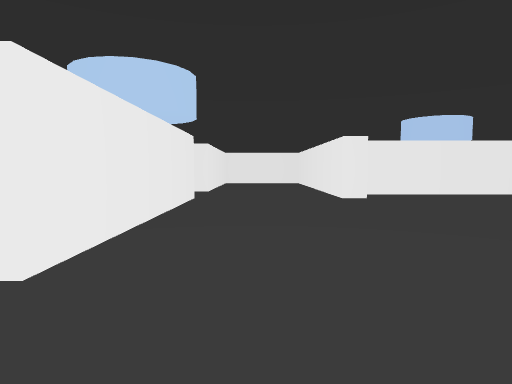
View 1 (above)

24 first-person views from a walk through a 3-D level made in the Unity game engine. The camera is 1.2 m above the floor, tilts 4° down and sees 75° across. The floor is counted in squares, 2 m on a side. Each view is taken from the middle of a square. On the plan, view 1 faces up. The plan holds only what a view shows up to about 10 squares ahead; the rest is blank.

View 2
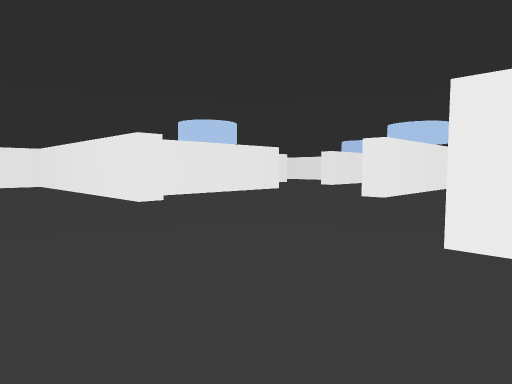

View 3
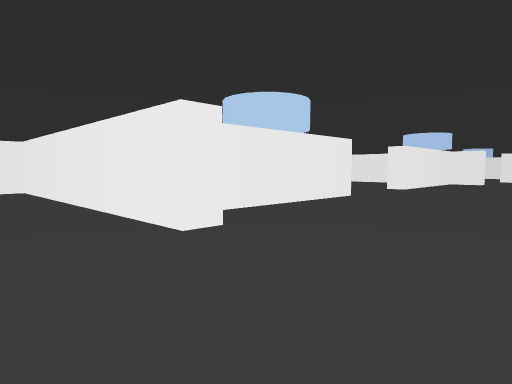

View 4
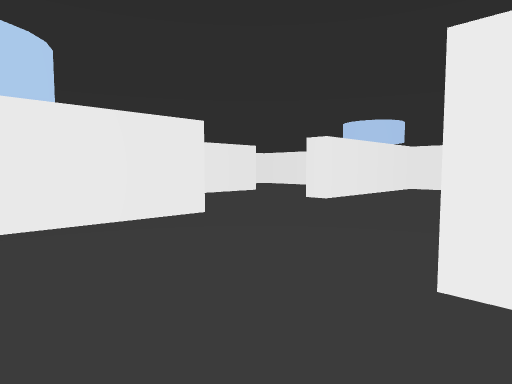

View 5
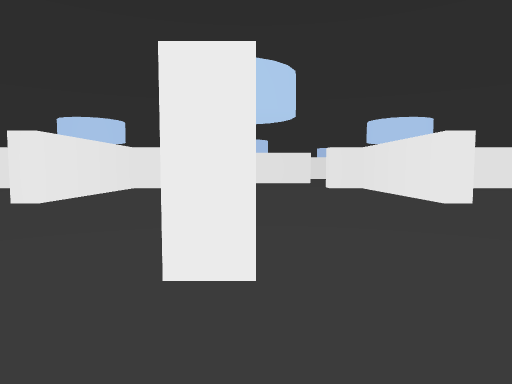

View 6
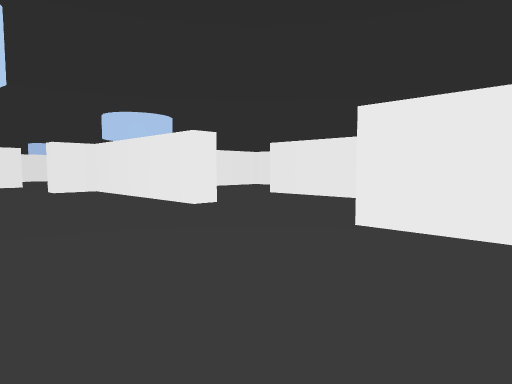

View 7
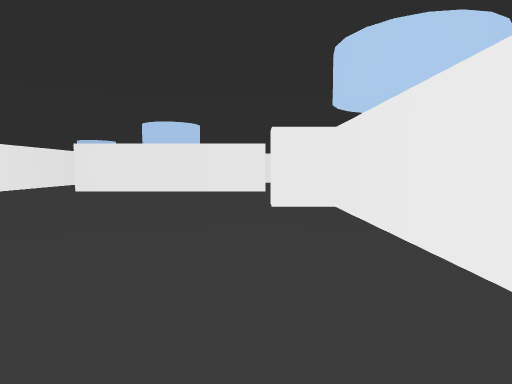

View 8
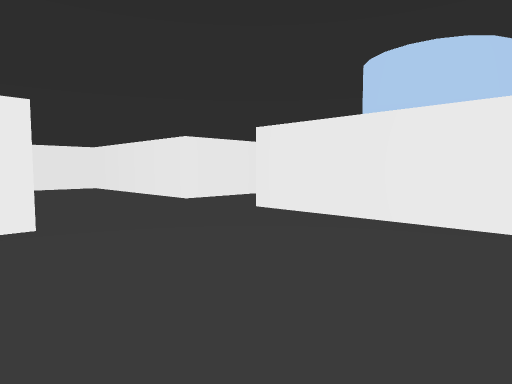

View 9
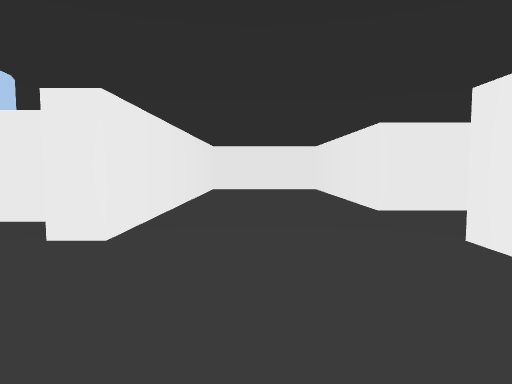

View 10
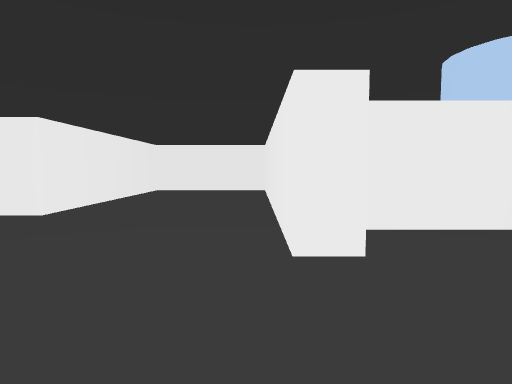

View 11
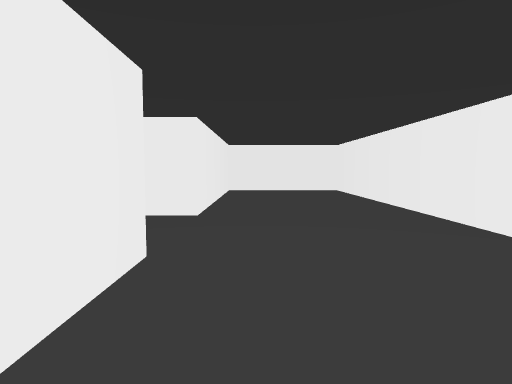

View 12
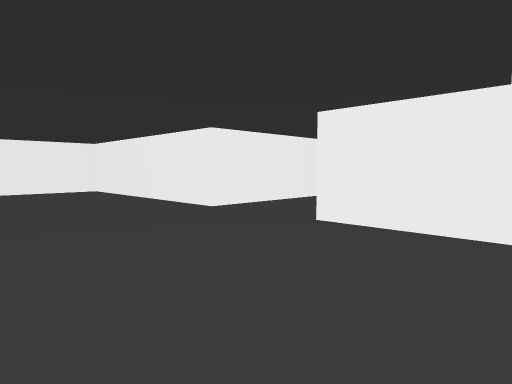

View 13
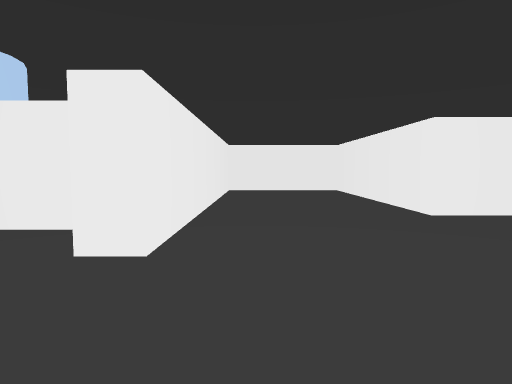

View 14
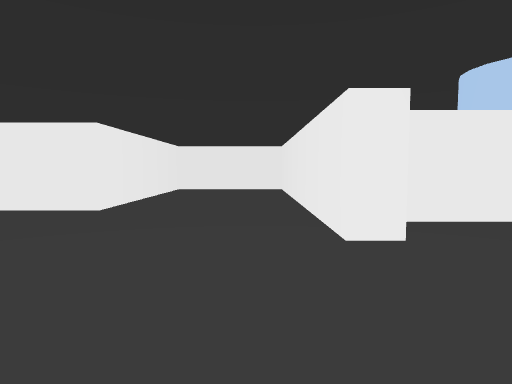

View 15
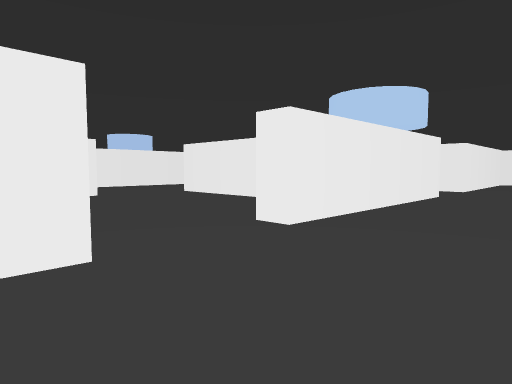

View 16
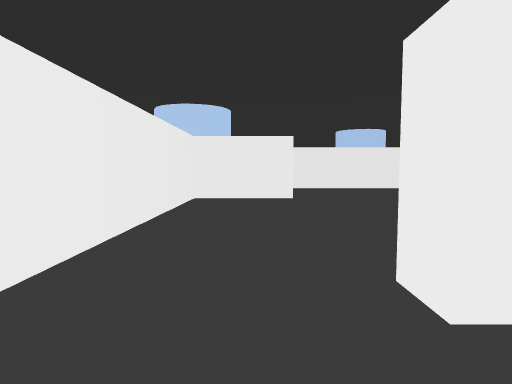

View 17
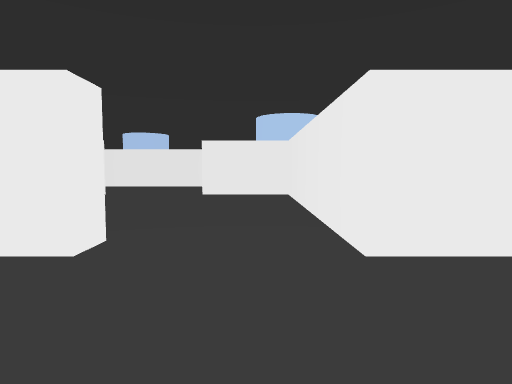

View 18
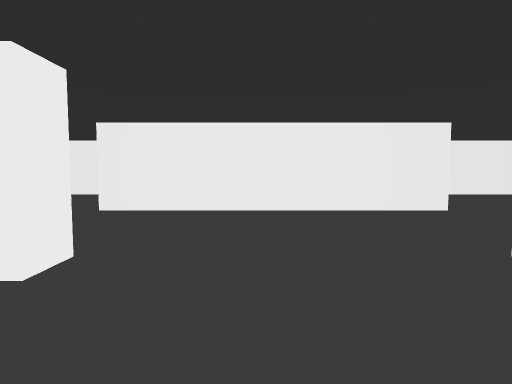

View 19
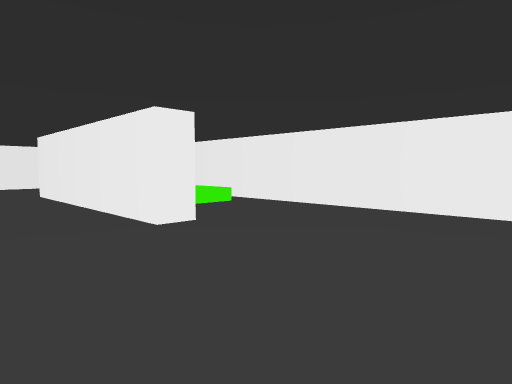

View 20
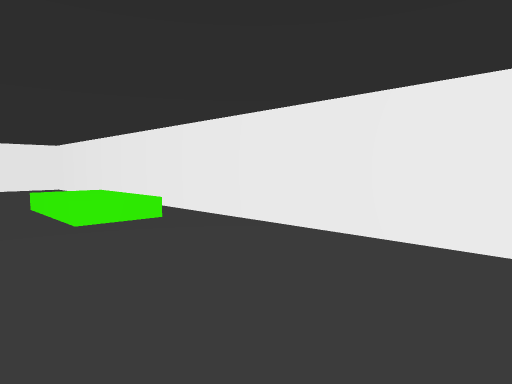

View 21
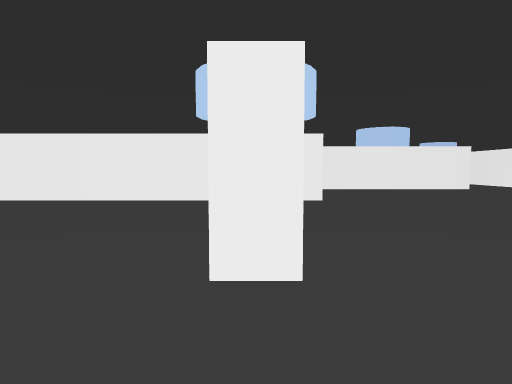

View 22
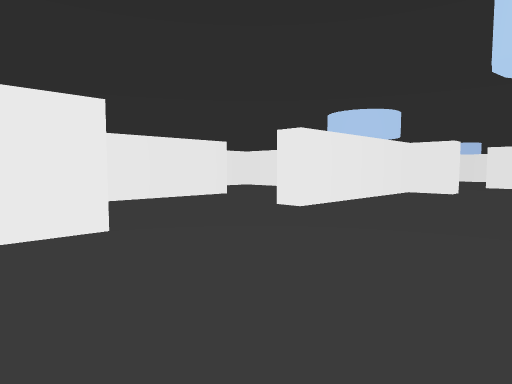

View 23
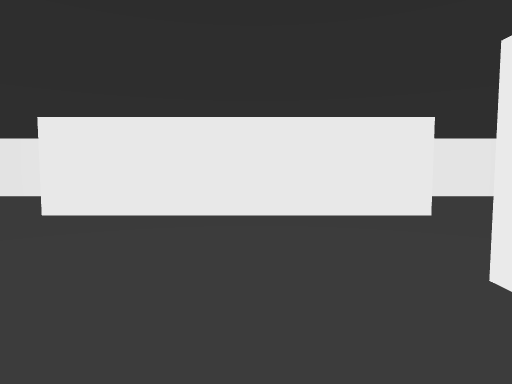

View 24
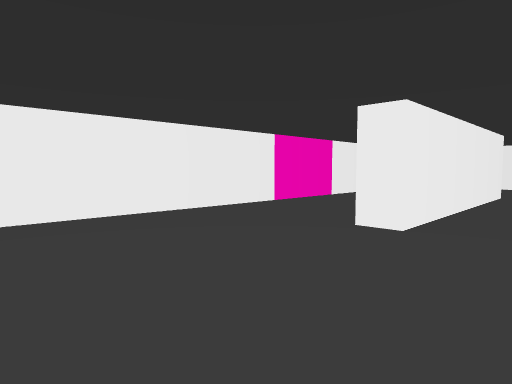

### Floor plan
Points are (right, up) in squares from view 1. A wall is a line through its corners. A room is listed if a view was taken in it or the views show most of it. See-through windows are left out.
Room 1 (views 1, 3, 4, 5, 6, 7, 8, 9, 10, 11, 12, 13, 14, 15, 16, 17, 18, 21, 22, 23)
walls: (10, 4) (5.8, 4) (5.8, 4.5); (6.8, 8.2) (6.8, 7.7) (2.5, 7.7); (9.8, 0.1) (9.8, 0.7) (14.2, 0.7) (14.2, 1.8) (14.7, 1.8) (14.7, -5.2) (17.8, -5.2) (17.8, -0.2); (2.4, 6.7) (1.8, 6.7) (1.8, 13.8) (-1.2, 13.8) (-1.2, 8.8); (10.7, 10.8) (5.8, 10.8); (6.6, -2.2) (9.5, -2.2); (-1.8, 6.8) (-1.2, 6.8) (-1.2, 1.8); (17.8, 1.6) (17.8, 6.8); (17.8, 8.8) (17.8, 13.8) (14.7, 13.8) (14.7, 6.7) (14.2, 6.7) (14.2, 7.7) (9.8, 7.7) (9.8, 8.2); (-1.2, -0.2) (-1.2, -5.2) (1.8, -5.2) (1.8, 1.8) (2.3, 1.8) (2.3, 0.7) (6.8, 0.7) (6.8, 0.2)
ways out: opening at (-1, 0.5) to room 2; opening at (6, 9.5) to room 3; opening at (10, 9.5) to room 3; opening at (6, -1.5) to room 4; opening at (10, -1.5) to room 4; opening at (-1, 7.5) to room 5; opening at (18, 0.5); opening at (18, 7.5)
Room 2 (view 2)
walls: (-6.7, 1.9) (-6.7, -0.2) (-1.2, -0.2); (-1.2, 1.8) (-1.8, 1.8); (-4, 4) (-6.8, 4)
ways out: opening at (-1, 0.5) to room 1; opening at (-7.5, 2.5)
Room 3 (views 19, 20)
walls: (10.7, 11.4) (10.7, 10.8); (14, 13.8) (2.3, 13.8) (2.3, 10.5); (14.2, 8.9) (14.2, 12.9)
ways out: opening at (6, 9.5) to room 1; opening at (10, 9.5) to room 1
Room 4 (view 24)
walls: (9.5, -2.2) (10.7, -2.2) (10.7, -2.8); (6, -5.2) (13.6, -5.2); (5.6, -2.2) (6.6, -2.2); (2.8, -5.2) (4.2, -5.2)
ways out: opening at (6, -1.5) to room 1; opening at (10, -1.5) to room 1
Room 5 (no view inside)
walls: (-1.2, 8.8) (-6.7, 8.8) (-6.7, 6.8)
ways out: opening at (-1, 7.5) to room 1; opening at (-7, 5.5)

Where each view was taken, in squares from view 1:
view 1: 0 up, 0 right, facing up
view 2: 1 up, 1 left, facing up-right
view 3: 4 up, 0 right, facing up-right
view 4: 4 up, 4 right, facing up-right
view 5: 4 up, 4 right, facing right
view 6: 4 up, 5 right, facing down-right
view 7: 2 up, 9 right, facing right
view 8: 3 up, 14 right, facing up-right
view 9: 4 up, 16 right, facing up
view 10: 4 up, 15 right, facing down
view 11: 4 up, 17 right, facing down
view 12: 4 up, 2 right, facing down-left
view 13: 4 up, 1 right, facing down
view 14: 4 up, 1 right, facing up
view 15: 1 down, 1 right, facing up-left
view 16: 1 up, 0 right, facing left
view 17: 8 up, 1 right, facing left
view 18: 6 up, 8 right, facing up
view 19: 9 up, 14 right, facing up-left
view 20: 11 up, 13 right, facing up-left
view 21: 8 up, 8 right, facing right
view 22: 4 up, 11 right, facing down-left
view 23: 2 up, 8 right, facing down
view 24: 1 down, 14 right, facing down-left
